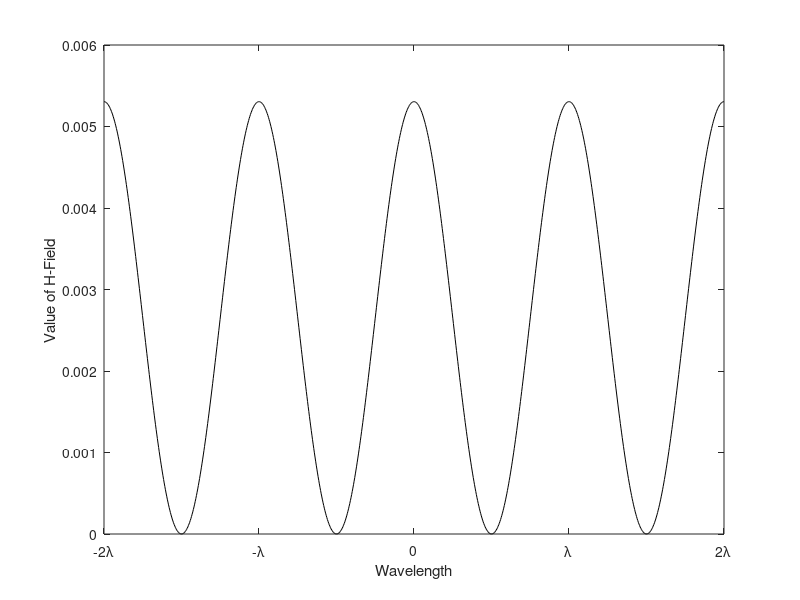

MATLAB code to generate this figure:
u = 3*10^8/(2*sqrt(2));z = linspace(-1,1,1000);t = z./u;       w = zeros(1,1000);b = zeros(1,1000);for i = 1:1000  w(i) = 2*pi./t(i);  b(i) = 2*pi./z(i);  H = (cos(b(i).*z).*cos(w(i).*t))./(60*pi);endforgrid onplot(z, H, 'k')xlabel('Wavelength');ylabel('Value of H-Field');xticks([-1 -0.5 0 0.5 1])xticklabels({'-2λ','-λ','0','λ','2λ'});